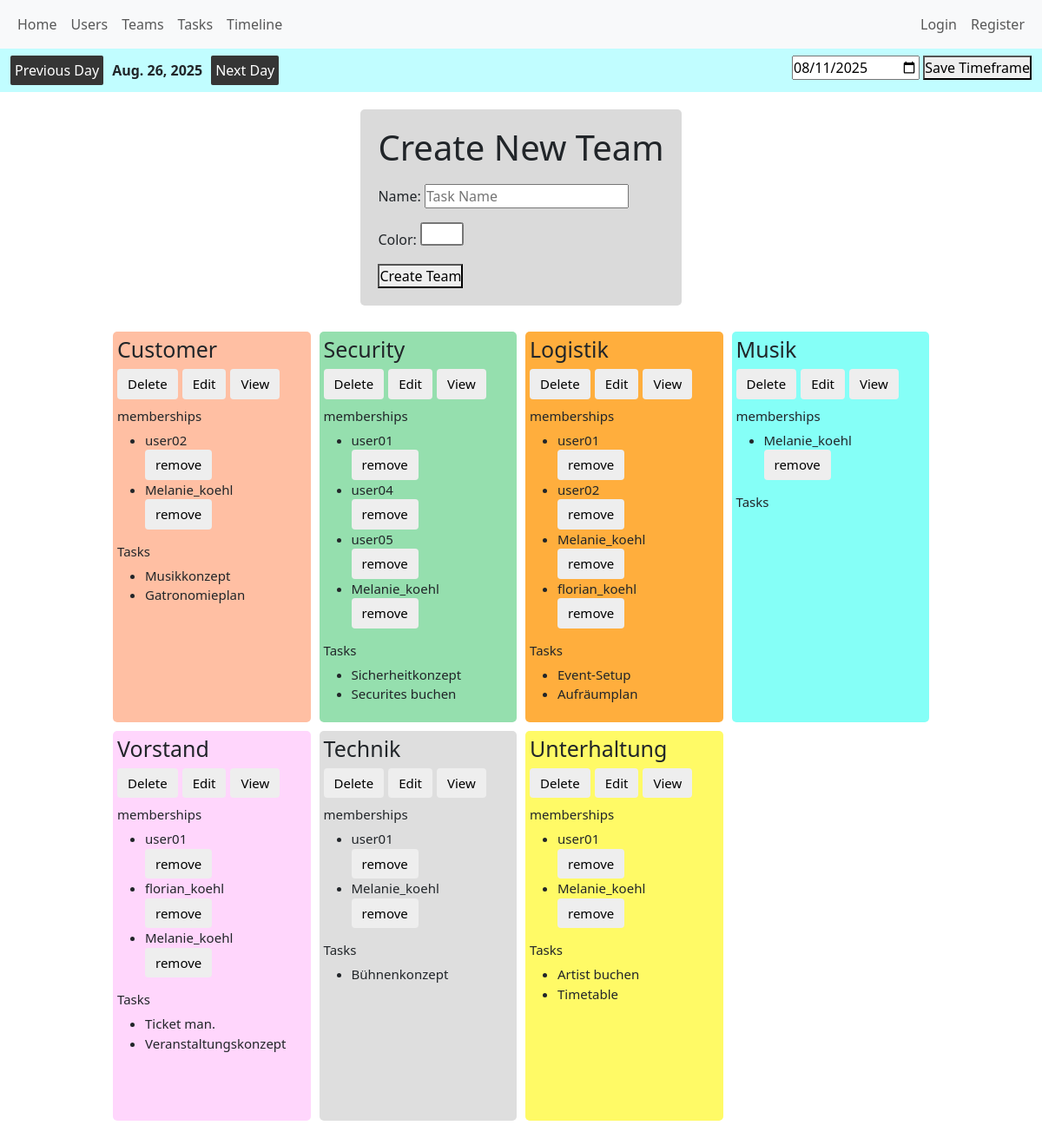
The app's page /users/teams, older data.
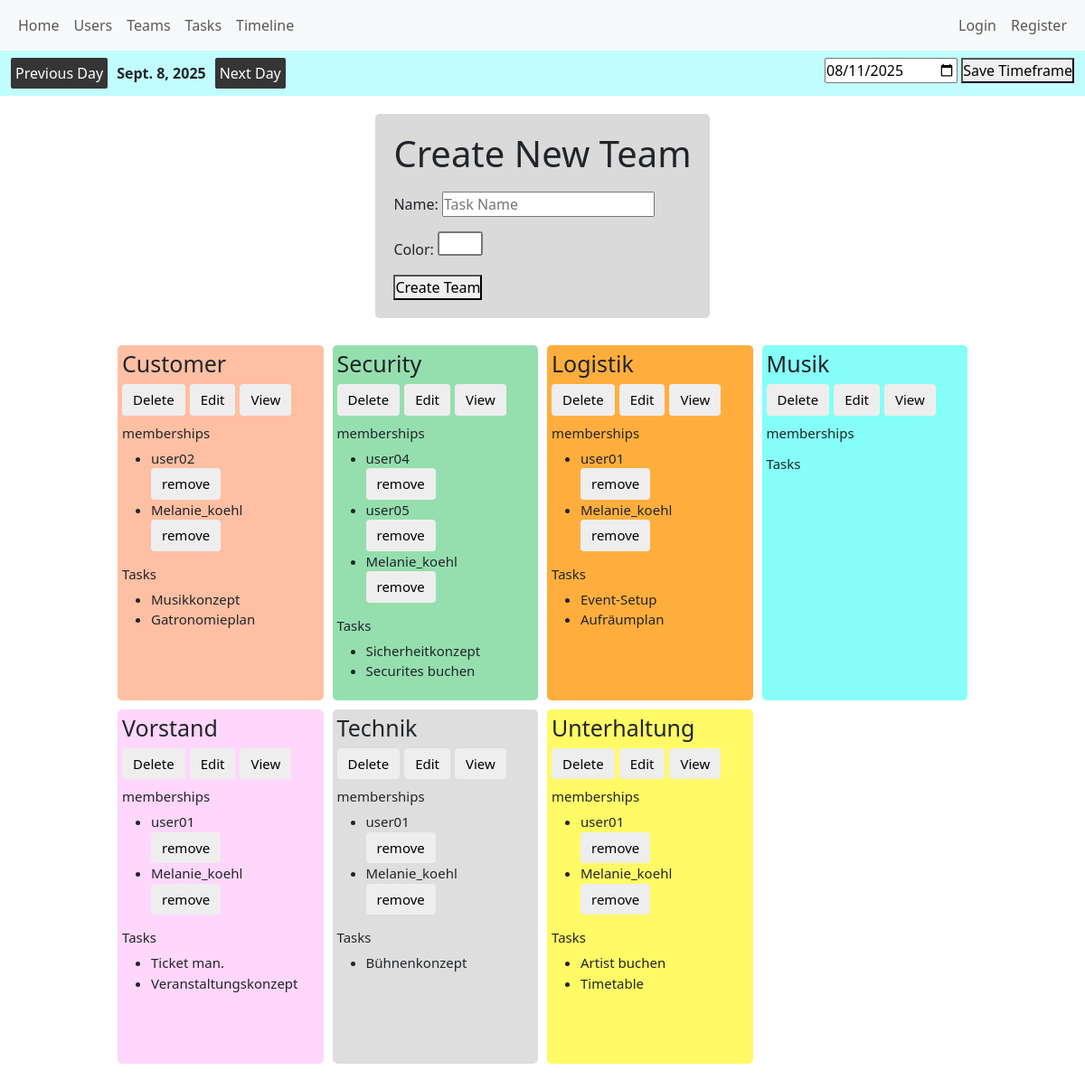
The same page, newer data.
### distributor/models.py (models this page shows, shortened)
class Project(models.Model):
    start_date = models.DateField()
    end_date = models.DateField()
    order_counter = models.IntegerField(default=0)
    current_date = models.DateField(default=date.today)

class Task(models.Model):
    name = models.CharField(max_length=100)
    team = models.ForeignKey(Team, on_delete=models.SET_NULL, null=True, blank=True)
    process = models.ForeignKey(Process, on_delete=models.CASCADE, null=True, blank=True, related_name='milestones')
    loops = models.IntegerField(default=0)
    priority = models.IntegerField(default=0)
    difficulty = models.IntegerField(default=0)
    approval_required = models.BooleanField(default=False)
    generated_deadline = models.DateField(null=True, blank=True)
    position = models.IntegerField(null=True, blank=True)
    hierarchy_in_process = models.IntegerField(default=0)
    initial_dependencies = models.ManyToManyField(
    "self",
    through="TaskDependency",
    through_fields=("presuccessor", "successor"),
    symmetrical=False,
    related_name="required_by",
    blank=True,
)
    def __str__(self):
        if self.process:
            return f"{self.process} - {self.name}"
        else:
            return f"{self.name}"

### users/models.py (models this page shows, shortened)
class Team(models.Model):
    name = models.CharField(max_length=100)
    color = models.CharField(max_length=7, default="#FFFFFF")
    schedule_flag = models.BooleanField(default=False)

class TeamMembership(models.Model):
    user = models.ForeignKey('CustomUser', on_delete=models.CASCADE, related_name='team_memberships')
    team = models.ForeignKey('Team', on_delete=models.CASCADE, related_name='user_memberships')
    ROLE_CHOICES = (
        ('member', 'Member'),
        ('lead', 'Team Lead'),
        ('observer', 'Observer'),
    )
    role_in_team = models.CharField(max_length=20, choices=ROLE_CHOICES, default='member')
    joined_at = models.DateTimeField(auto_now_add=True)
    class Meta:
        unique_together = ('user', 'team')  # Prevent duplicate memberships

class CustomUser(AbstractUser):
    ROLE_CHOICES = (
        ("member", "Member"),
        ("team_lead", "Team Lead"),
        ("supervisor", "Supervisor"),
    )
    role = models.CharField(max_length=50, choices=ROLE_CHOICES)

### users/views.py (the view)
# urls.py: path('teams', views.teams, name='teams'),
def teams(request):
    all_teams = Team.objects.all()
    team_form = TeamCreationForm()
    context = {
        'team_form': team_form,
        'all_teams': all_teams
    }
    return render(request, 'users/teams.html', context)

### distributor/forms.py
class ProjectTimeframeForm(forms.ModelForm):
    class Meta:
        model = Project
        fields = ["start_date", "end_date"]
        widgets = {
            'start_date': forms.DateInput(attrs={'id': 'start_date_input_project', 'placeholder': 'Start Date', 'type': 'date'}),
            'end_date': forms.DateInput(attrs={'id': 'end_date_input_project', 'placeholder': 'End Date', 'type': 'date'})
        }

class DefineCurrentDate(forms.ModelForm):
    class Meta:
        model = Project
        fields = ['current_date']
        widgets = {'current_date': forms.DateInput(attrs={'id': 'current_date_input', 'placeholder': 'Current Date', 'type': 'date'})}

### distributor/context_processors.py (called while the page is built)
def global_project_timeframe_form(request):
    return {
        "global_project_timeframe_form": ProjectTimeframeForm(),
    }

def global_project_timeframe(request):
    project_time_frame = Project.objects.first()
    if project_time_frame:
        return {
            "global_project_timeframe": project_time_frame,
        }
    else:
        return {
            "global_project_timeframe": 'No values picked yet',
        }

### users/templates/users/teams.html (shortened to what this page needs)
{% extends 'users/base.html' %}
{% load team_tags %}
{% block content %}
    <div class="create_team_form">
        <h1>Create New Team</h1>
        <form method="POST" action="{% url 'create_team' %}">
            {{ team_form.as_p }}
            <button type="submit">Create Team</button>
        </form>
    </div>
    {% show_all_teams %}
{% endblock %}

### users/templates/users/base.html (shortened to what this page needs)
{% load static %}
<!DOCTYPE html>
<html lang="en">
<head>
    <link href="https://cdn.jsdelivr.net/npm/bootstrap@5.3.7/dist/css/bootstrap.min.css" rel="stylesheet"
>
    <link rel="stylesheet" href="{% static 'css/style.css' %}">
</head>
<body>
<header>
    <nav class="navbar navbar-expand-lg bg-body-tertiary">
        <div class="container-fluid">
            <div class="collapse navbar-collapse" id="navbarNav">
                <ul class="navbar-nav">
                    <div class="internal_navbar_container">
                        <div class="common_links_base_navbar">
                            <li>
                                <a class="nav-link" href='{% url 'home' %}'>Home</a>
                            </li>
                            <li class="nav-item">
                                <a class="nav-link" href="{% url 'users' %}">Users</a>
                            </li>
                            <li class="nav-item">
                                <a class="nav-link" href="{% url 'teams' %}">Teams</a>
                            </li>
                            <li class="nav-item">
                                <a class="nav-link" href="{% url 'tasks' %}">Tasks</a>
                            </li>
                            <li class="nav-item">
                                <a class="nav-link" href="{% url 'timeline' %}">Timeline</a>
                            </li>
                        </div>
                        <div class="user_view">
                            {% if user.is_authenticated %}
                                {% if number_new_messages > 0 %}
                                    <a id="new_message_global" class="nav-link" href="{% url 'view_messages' user.id %}">{{ number_new_messages }} new</a>
                                {% endif %}
                                <a class="nav-link" href="{% url 'profile_page' user.id %}">{{ user }}</a>
                                <a class="nav-link" href="{% url 'logout_view' %}">Logout</a>
                            {% else %}
                                <a class="nav-link" href="{% url 'login_view' %}">Login</a>
                                <a class="nav-link" href="{% url 'register_view' %}">Register</a>
                            {% endif %}
                        </div>
                    </div>
                </ul>
            </div>
        </div>
    </nav>
<nav id="prototype_tester" class="navbar navbar-expand-lg bg-body-tertiary">
        <div class="container-fluid">
            <ul class="navbar-nav">
                <ul class="navbar-nav">
                    <div class="prototype_workflow">
                        <div class="next_and_previous_buttons">
                            <form method="POST" action="{% url 'current_date_previous_date' %}">
                                <button>Previous Day</button>
                            </form>
                            <strong>
                                {{ project.current_date }}
                            </strong>
                            <form method="POST" action="{% url 'current_date_next_date' %}">
                                <button>Next Day</button>
                            </form>
                        </div>
                        <div class="change_current_date_forms">
                            <form method="POST" action="{% url 'define_current_date' %}">
                                {{ global_define_current_date_form.current_date }}
                                <button type="submit">Save Timeframe</button>
                            </form>
                        </div>
                    </div>
                </ul>
            </ul>
        </div>
    </nav>
</header>
<main>
    {% block content %}
    {% endblock %}
</main>
</body>
</html>

### users/templates/components/comp_display_single_team_medium.html (shortened to what this page needs)
<div style="background-color: {{ team.color }}" class="display_team_medium">
    <div class="team_content">
        <div class="team_content_upper_part">
            <div class="team_content_header">
                <h1>{{ team.name }}</h1>
                <div class="team_essential_buttons_container">
                    <form method="POST" action="{% url 'delete_team' team.id %}">
                        <button class="user_essential_button"  type="submit">Delete</button>
                    </form>
                    <form method="POST" action="{% url 'edit_team_page' team.id %}">
                        <button class="user_essential_button" type="submit">Edit</button>
                    </form>
                    <form method="POST" action="{% url 'view_team_page' team.id %}">
                        <button class="user_essential_button" type="submit">View</button>
                    </form>
                </div>
            </div>
            <div class="team_content_memberships_and_tasks">
                <h3>memberships</h3>
                <ul>
                    {% for membership in memberships %}
                        <li>{{ membership.user.username }}
                            <form method="POST" action="{% url 'remove_user_from_team' team.id membership.user.id %}">
                                <button class="user_essential_button" type="submit">remove</button>
                            </form>
                        </li>
                    {% endfor %}
                </ul>
                <h3>Tasks</h3>
                <ul>
                    {% for tasks in team.task_set.all %}
                        <li>{{ tasks }}</li>
                    {% endfor %}
                </ul>
            </div>
        </div>
    </div>
</div>

Row changes from the older to the newer data that the page shows:
removed TeamMembership: user.username "user01", shown under Team "Security"
removed TeamMembership: user.username "user02", shown under Team "Logistik"
removed TeamMembership: user.username "florian_koehl", shown under Team "Logistik"
removed TeamMembership: user.username "Melanie_koehl", shown under Team "Musik"
removed TeamMembership: user.username "florian_koehl", shown under Team "Vorstand"
changed Project: current_date "Aug. 26, 2025" → "Sept. 8, 2025"
